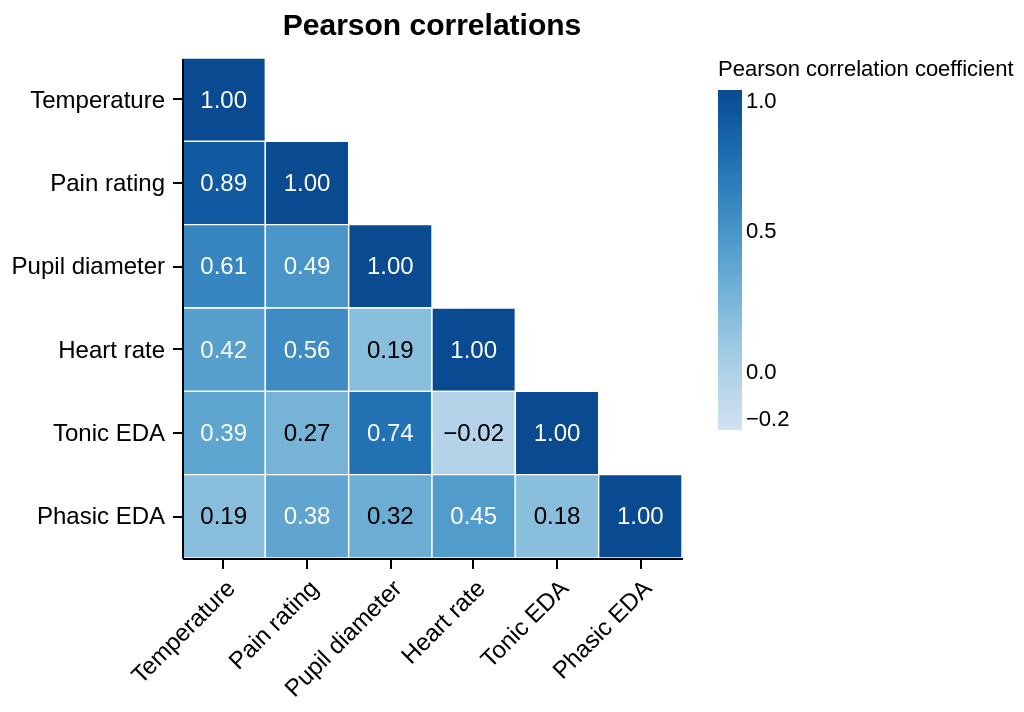

Notebook code for this chart:
### Markdown cell above
## B — Pearson correlations

The first 20 seconds are omitted, matching the previous analysis. Only the lower triangle is drawn because the matrix is symmetric.

### Code cell
panel_b = plot_correlation_heatmap(
    averages,
    features=None,
    skip_first_n_seconds=20,
    width=250,
    height=250,
    title="Pearson correlations",
)
style_figure(panel_b)

### Figure 1 — Vega-Lite specification as saved in the notebook (floating-point values rounded to 4 significant figures)
{"config": {"view": {"continuousWidth": 300, "continuousHeight": 300, "stroke": null}, "axis": {"domainColor": "black", "domainWidth": 1, "grid": false, "labelColor": "black", "labelFont": "Arial", "labelFontSize": 12, "labelPadding": 4, "tickColor": "black", "tickSize": 5, "titleColor": "black", "titleFont": "Arial", "titleFontSize": 12, "titleFontWeight": "normal", "titlePadding": 6}, "background": "white", "font": "Arial", "header": {"labelFont": "Arial", "labelFontSize": 15, "labelFontWeight": "bold", "titleFont": "Arial", "titleFontSize": 15}, "legend": {"labelFont": "Arial", "labelFontSize": 11, "titleFont": "Arial", "titleFontSize": 11, "titleFontWeight": "normal"}, "title": {"anchor": "middle", "color": "black", "font": "Arial", "fontSize": 15, "fontWeight": "bold", "offset": 8}}, "layer": [{"mark": {"type": "rect", "stroke": "white", "strokeWidth": 0.7}, "encoding": {"color": {"field": "correlation", "legend": {"gradientLength": 170, "gradientThickness": 12, "title": "Pearson correlation coefficient", "values": [-0.2, 0, 0.5, 1]}, "scale": {"domain": [-0.2, 1.0], "scheme": "blues"}, "type": "quantitative"}, "tooltip": [{"field": "y", "title": "Signal 1", "type": "nominal"}, {"field": "x", "title": "Signal 2", "type": "nominal"}, {"field": "correlation", "format": ".3f", "title": "r", "type": "quantitative"}], "x": {"axis": {"labelAlign": "right", "labelAngle": -45, "labelLimit": 130}, "field": "x", "sort": ["Temperature", "Pain rating", "Pupil diameter", "Heart rate", "Tonic EDA", "Phasic EDA"], "title": null, "type": "nominal"}, "y": {"axis": {"labelLimit": 130}, "field": "y", "sort": ["Temperature", "Pain rating", "Pupil diameter", "Heart rate", "Tonic EDA", "Phasic EDA"], "title": null, "type": "nominal"}}}, {"mark": {"type": "text", "baseline": "middle", "fontSize": 12}, "encoding": {"color": {"condition": {"test": "datum.correlation >= 0.35", "value": "white"}, "value": "black"}, "text": {"field": "correlation", "format": ".2f", "type": "quantitative"}, "x": {"axis": {"labelAlign": "right", "labelAngle": -45, "labelLimit": 130}, "field": "x", "sort": ["Temperature", "Pain rating", "Pupil diameter", "Heart rate", "Tonic EDA", "Phasic EDA"], "title": null, "type": "nominal"}, "y": {"axis": {"labelLimit": 130}, "field": "y", "sort": ["Temperature", "Pain rating", "Pupil diameter", "Heart rate", "Tonic EDA", "Phasic EDA"], "title": null, "type": "nominal"}}}], "data": {"values": [{"x": "Temperature", "y": "Temperature", "correlation": 1.0}, {"x": "Temperature", "y": "Pain rating", "correlation": 0.8905}, {"x": "Pain rating", "y": "Pain rating", "correlation": 1.0}, {"x": "Temperature", "y": "Pupil diameter", "correlation": 0.6056}, {"x": "Pain rating", "y": "Pupil diameter", "correlation": 0.4884}, {"x": "Pupil diameter", "y": "Pupil diameter", "correlation": 1.0}, {"x": "Temperature", "y": "Heart rate", "correlation": 0.4198}, {"x": "Pain rating", "y": "Heart rate", "correlation": 0.5591}, {"x": "Pupil diameter", "y": "Heart rate", "correlation": 0.1871}, {"x": "Heart rate", "y": "Heart rate", "correlation": 1.0}, {"x": "Temperature", "y": "Tonic EDA", "correlation": 0.3868}, {"x": "Pain rating", "y": "Tonic EDA", "correlation": 0.2724}, {"x": "Pupil diameter", "y": "Tonic EDA", "correlation": 0.7424}, {"x": "Heart rate", "y": "Tonic EDA", "correlation": -0.02289}, {"x": "Tonic EDA", "y": "Tonic EDA", "correlation": 1.0}, {"x": "Temperature", "y": "Phasic EDA", "correlation": 0.1885}, {"x": "Pain rating", "y": "Phasic EDA", "correlation": 0.3813}, {"x": "Pupil diameter", "y": "Phasic EDA", "correlation": 0.3182}, {"x": "Heart rate", "y": "Phasic EDA", "correlation": 0.4513}, {"x": "Tonic EDA", "y": "Phasic EDA", "correlation": 0.1835}, {"x": "Phasic EDA", "y": "Phasic EDA", "correlation": 1.0}]}, "height": 250, "title": {"text": "Pearson correlations", "anchor": "middle"}, "width": 250, "$schema": "https://vega.github.io/schema/vega-lite/v6.4.1.json"}
